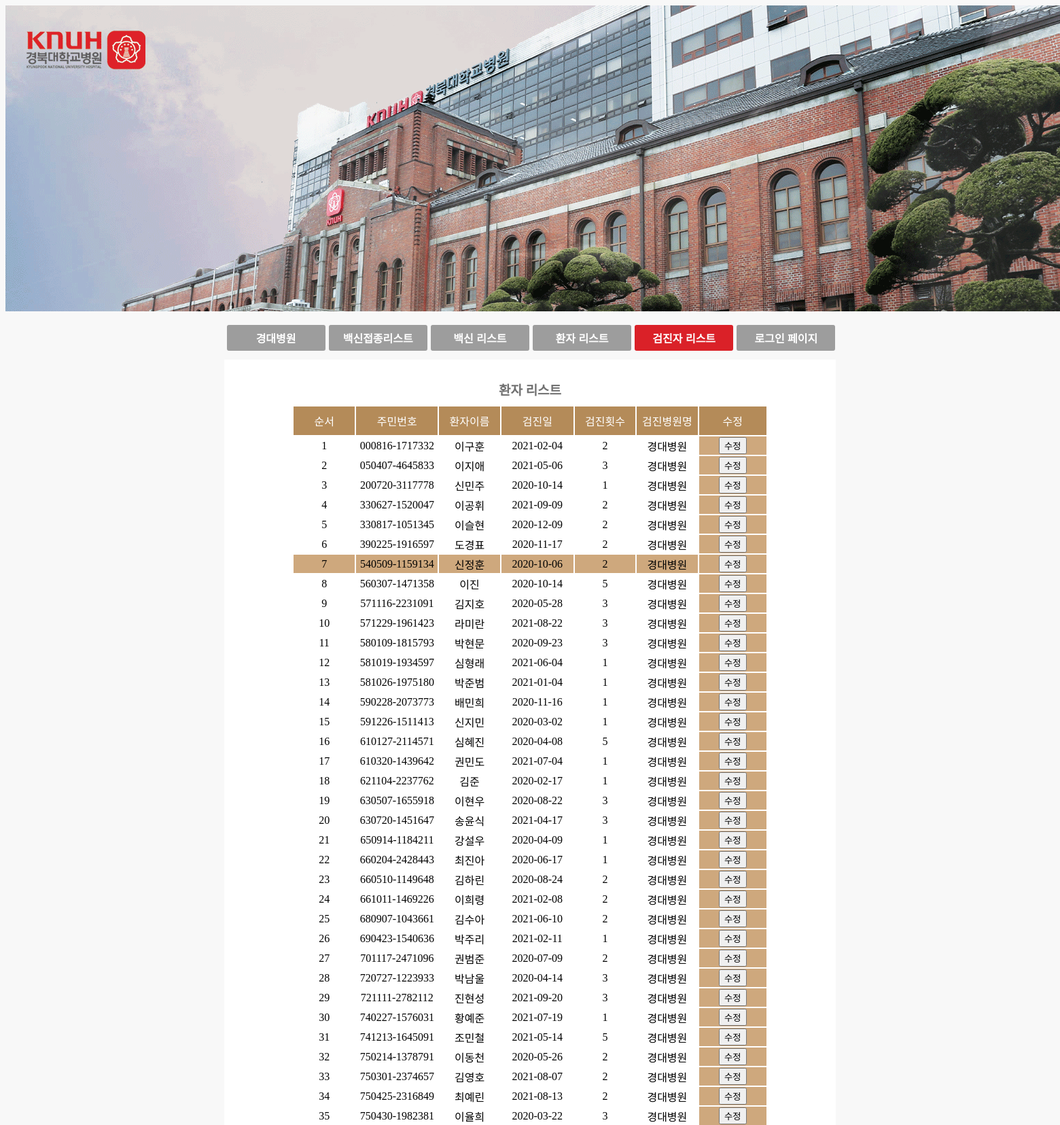
The page /Covid19_Database_websiteFile/new_knu_hospital_tester_list.php (upper part) on the database its author committed.
### tables this page shows
CREATE TABLE `testers` (
  `Cssn` varchar(14) NOT NULL,
  `Testdate` date NOT NULL,
  `Testnum` int NOT NULL,
  `Testhospital` varchar(10) NOT NULL,
  PRIMARY KEY (`Cssn`),
  CONSTRAINT `fk_TEST_CITIZEN1` FOREIGN KEY (`Cssn`) REFERENCES `citizens` (`Ssn`)
);

CREATE TABLE `citizens` (
  `Ssn` varchar(14) NOT NULL,
  `Name` varchar(5) NOT NULL,
  `Sex` char(1) NOT NULL,
  `Age` int NOT NULL,
  `Addr1` varchar(10) DEFAULT NULL,
  `Addr2` varchar(10) DEFAULT NULL,
  `Addr3` varchar(10) DEFAULT NULL,
  PRIMARY KEY (`Ssn`),
  UNIQUE KEY `Ssn_UNIQUE` (`Ssn`)
);

### Covid19_Database_websiteFile/new_knu_hospital_tester_list.php (the view, shortened to what this page needs)
<!doctype html>
<html lang="ko">
  <head>
    <td width="1920dp" align='center'>
          <img src="./banner.png" >
        </td>
  </head>
  <body>
    <div class="main-box">
    <table class="button-box">
            <tr>
                <td>
                    <form action="new_knu_hospital_mainpage.php" method="POST">
                        <button class="btn">경대병원</button>
                    </form>
                </td>
                <td>
                    <form action="new_knu_hospital_vaccinate_list.php" method="POST">
                        <button class="btn">백신접종리스트</button>
                    </form>
                </td>
                <td>
                    <form action="new_knu_hospital_vac_list.php" method="POST">
                        <button class="btn">백신 리스트</button>
                    </form>
                </td>
                <td>
                    <form action="new_knu_hospital_patients_list.php" method="POST">
                        <button class="btn">환자 리스트</button>
                    </form>
                </td>
                <td>
                    <form action="new_knu_hospital_testers_list.php" method="POST">
                        <button class="btn" style="background-color: #da2128">검진자 리스트</button>
                    </form>
                </td>
                <td>
                    <form action="login.html" method="POST">
                        <button class="btn">로그인 페이지</button>
                    </form>
                </td>
            </tr>
        </table>
    </div>
   <div class="hospital_info-box_list">
   <div align="center"class="title">환자 리스트</div>
   <table align="center"class="hospital_info-table">
        <thead class="hospital_info-th">
            <tr>
                <td>순서</td>
                <td>주민번호</td>
                <td>환자이름</td>
                <td>검진일</td>
                <td>검진횟수</td>
                <td>검진병원명</td>
                <td>수정</td>
            </tr>
         </head>
         <tbody>
             <?php
                $jb_conn = mysqli_connect("localhost:3306", "root", "1234", "newcovid19db") or die("Error!!:: Covid-19 DataBase 접속 실패!!");
                $jb_confirmedcase_sql="SELECT * FROM newcovid19db.testers,newcovid19db.citizens WHERE TestHospital= '경대병원' AND  testers.Cssn=citizens.ssn";
                $jb_confirmedcase_result = mysqli_query( $jb_conn, $jb_confirmedcase_sql );
                $num=1;
                while($row_confirmedcase = mysqli_fetch_array($jb_confirmedcase_result)){
                    echo "<TR>";
                    echo "<TD>", "$num", "</TD>";
                    echo "<TD>", $row_confirmedcase['Cssn'], "</TD>";
                    echo "<TD>", $row_confirmedcase['Name'], "</TD>";
                    echo "<TD>", $row_confirmedcase['Testdate'], "</TD>";
                    echo "<TD>", $row_confirmedcase['Testnum'], "</TD>";
                    echo "<TD>", $row_confirmedcase['Testhospital'], "</TD>";
                    echo "<TD>", "
                    <form action='new_knu_hospital_tester_update.php' method='POST'>
                    <input type='hidden' name='Cssn' value='$row_confirmedcase[Cssn]'/>
                    <input type='hidden' name='uid' value='$username'/>
                    <button type='submit' class='edit'>수정</button>
                    </form>
                    </TD>";
                    $num++;
                }
                ?>
        </tbody>
    </table>
    </body>
    </html>

### Covid19_Database_websiteFile/new_knu_hospital_tester_list.php (style rules this page uses)
body { background-color:#F8F8F8; }
.btn { background-color: #9D9D9D; width: 145px; height: 38px; border-radius: 3px; border: none; color: white; font-size: 16px; font-weight: 700; line-height: 40px; cursor: pointer; }
.button-box { width: 903px; margin-top: 13px; margin-bottom: -20px; }
.main-box { background-color: none; width: 900px; margin: 0 auto; }
.title { color: #717171; font-weight: 800; font-size: 19px; padding-top: 30px; padding-bottom: 10px; }
.hospital_info-box_list { width: 900px; height:2000px; margin: 0 auto; background-color: white; }
.hospital_info-table { text-align: center; padding-left: 100px; padding-right: 100px; }
.hospital_info-table :nth-child(7) { text-align: center; background-color: #cea87d; }
.hospital_info-table .hospital_info-th td { width: 300px; height: 40px; color: white; background-color:#b48b59; }
table { margin: 0 auto; padding-bottom: 30px; text-align: center; }

### rows shown on the page
testers: Cssn "000816-1717332", Cssn.Name "이구훈", Testdate "2021-02-04", Testnum "2", Testhospital "경대병원"
testers: Cssn "050407-4645833", Cssn.Name "이지애", Testdate "2021-05-06", Testnum "3", Testhospital "경대병원"
testers: Cssn "200720-3117778", Cssn.Name "신민주", Testdate "2020-10-14", Testnum "1", Testhospital "경대병원"
testers: Cssn "330627-1520047", Cssn.Name "이공휘", Testdate "2021-09-09", Testnum "2", Testhospital "경대병원"
testers: Cssn "330817-1051345", Cssn.Name "이슬현", Testdate "2020-12-09", Testnum "2", Testhospital "경대병원"
testers: Cssn "390225-1916597", Cssn.Name "도경표", Testdate "2020-11-17", Testnum "2", Testhospital "경대병원"
testers: Cssn "540509-1159134", Cssn.Name "신정훈", Testdate "2020-10-06", Testnum "2", Testhospital "경대병원"
testers: Cssn "560307-1471358", Cssn.Name "이진", Testdate "2020-10-14", Testnum "5", Testhospital "경대병원"
testers: Cssn "571116-2231091", Cssn.Name "김지호", Testdate "2020-05-28", Testnum "3", Testhospital "경대병원"
testers: Cssn "571229-1961423", Cssn.Name "라미란", Testdate "2021-08-22", Testnum "3", Testhospital "경대병원"
testers: Cssn "580109-1815793", Cssn.Name "박현문", Testdate "2020-09-23", Testnum "3", Testhospital "경대병원"
testers: Cssn "581019-1934597", Cssn.Name "심형래", Testdate "2021-06-04", Testnum "1", Testhospital "경대병원"
testers: Cssn "581026-1975180", Cssn.Name "박준범", Testdate "2021-01-04", Testnum "1", Testhospital "경대병원"
testers: Cssn "590228-2073773", Cssn.Name "배민희", Testdate "2020-11-16", Testnum "1", Testhospital "경대병원"
testers: Cssn "591226-1511413", Cssn.Name "신지민", Testdate "2020-03-02", Testnum "1", Testhospital "경대병원"
testers: Cssn "610127-2114571", Cssn.Name "심혜진", Testdate "2020-04-08", Testnum "5", Testhospital "경대병원"
testers: Cssn "610320-1439642", Cssn.Name "권민도", Testdate "2021-07-04", Testnum "1", Testhospital "경대병원"
testers: Cssn "621104-2237762", Cssn.Name "김준", Testdate "2020-02-17", Testnum "1", Testhospital "경대병원"
testers: Cssn "630507-1655918", Cssn.Name "이현우", Testdate "2020-08-22", Testnum "3", Testhospital "경대병원"
testers: Cssn "630720-1451647", Cssn.Name "송윤식", Testdate "2021-04-17", Testnum "3", Testhospital "경대병원"
testers: Cssn "650914-1184211", Cssn.Name "강설우", Testdate "2020-04-09", Testnum "1", Testhospital "경대병원"
testers: Cssn "660204-2428443", Cssn.Name "최진아", Testdate "2020-06-17", Testnum "1", Testhospital "경대병원"
testers: Cssn "660510-1149648", Cssn.Name "김하린", Testdate "2020-08-24", Testnum "2", Testhospital "경대병원"
testers: Cssn "661011-1469226", Cssn.Name "이희령", Testdate "2021-02-08", Testnum "2", Testhospital "경대병원"
testers: Cssn "680907-1043661", Cssn.Name "김수아", Testdate "2021-06-10", Testnum "2", Testhospital "경대병원"
testers: Cssn "690423-1540636", Cssn.Name "박주리", Testdate "2021-02-11", Testnum "1", Testhospital "경대병원"
testers: Cssn "701117-2471096", Cssn.Name "권범준", Testdate "2020-07-09", Testnum "2", Testhospital "경대병원"
testers: Cssn "720727-1223933", Cssn.Name "박남울", Testdate "2020-04-14", Testnum "3", Testhospital "경대병원"
testers: Cssn "721111-2782112", Cssn.Name "진현성", Testdate "2021-09-20", Testnum "3", Testhospital "경대병원"
testers: Cssn "740227-1576031", Cssn.Name "황예준", Testdate "2021-07-19", Testnum "1", Testhospital "경대병원"
testers: Cssn "741213-1645091", Cssn.Name "조민철", Testdate "2021-05-14", Testnum "5", Testhospital "경대병원"
testers: Cssn "750214-1378791", Cssn.Name "이동천", Testdate "2020-05-26", Testnum "2", Testhospital "경대병원"
testers: Cssn "750301-2374657", Cssn.Name "김영호", Testdate "2021-08-07", Testnum "2", Testhospital "경대병원"
testers: Cssn "750425-2316849", Cssn.Name "최예린", Testdate "2021-08-13", Testnum "2", Testhospital "경대병원"
testers: Cssn "750430-1982381", Cssn.Name "이율희", Testdate "2020-03-22", Testnum "3", Testhospital "경대병원"
